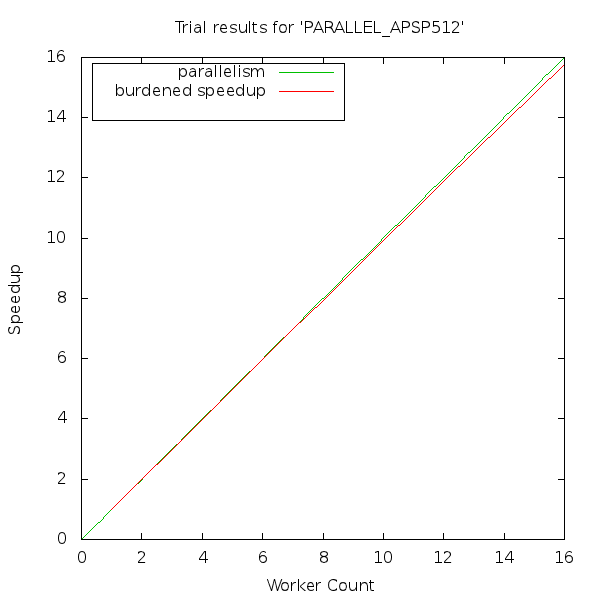

Write gnuplot code to recreate this figure.
set terminal png size 600, 600
set output "PARALLEL_APSP512.png"
set datafile separator ","
set size square 1.0, 1.0
set title "Trial results for 'PARALLEL_APSP512'"
set xlabel "Worker Count" 0.0,0.0
set ylabel "Speedup" 0.0,0.0
set key left top box
set pointsize 1.8
plot [0:16] [0:16] x title "parallelism" lt 2, 1860.996792 notitle lt 2, "PARALLEL_APSP512.csv" using 1:2 title "burdened speedup" with lines lt 1, "PARALLEL_APSP512.csv" using 1:4 with points pt 1 title "trials"
